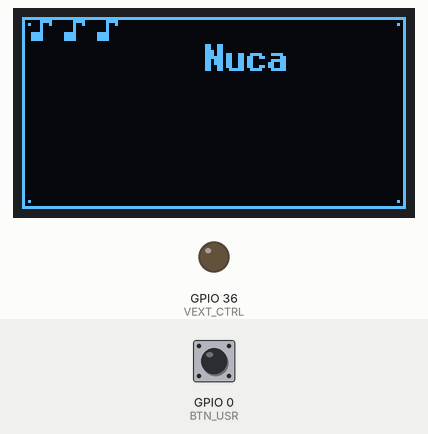
This sketch was run on a simulated ESP32-S3. On the bench: 128×64 one-colour display, output pins drawn as LEDs (lit = HIGH). Inputs (shaded band) come from the test bench; at power-on: GPIO 0 (BTN_USR) HIGH. What the sketch prints to the serial monitor is not drawn.

Above: at 1.02 s.
1.5 s: GPIO 0 (BTN_USR) pulled LOW for 0.15 s
At 1.94 s:
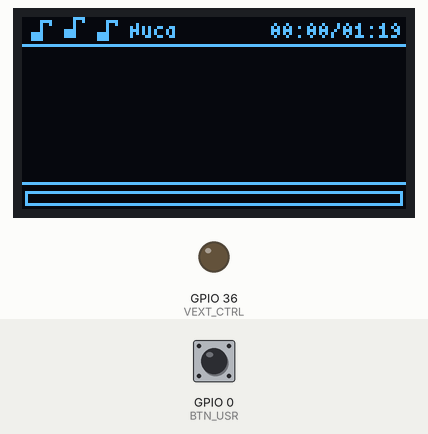
2.2 s: GPIO 0 (BTN_USR) pulled LOW for 1 s
At 2.41 s:
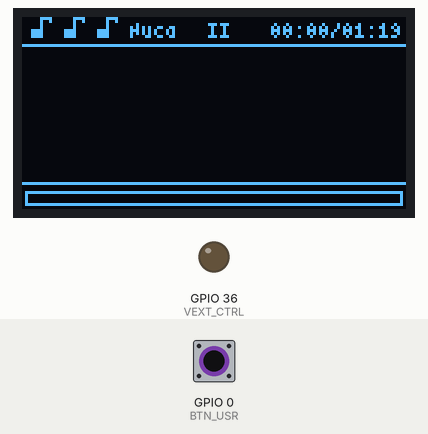
3.8 s: GPIO 0 (BTN_USR) pulled LOW for 0.15 s
At 4.24 s:
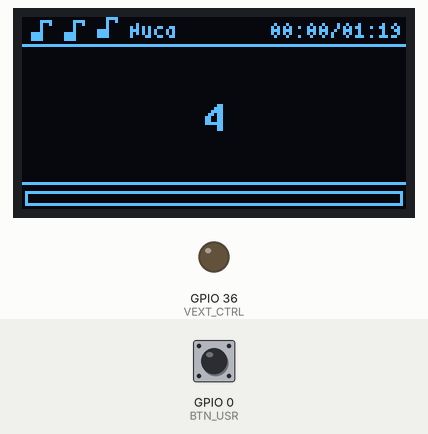
4.5 s: GPIO 0 (BTN_USR) pulled LOW for 1 s
At 5.92 s:
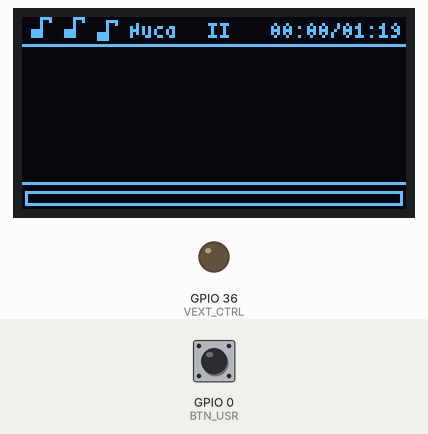
6.1 s: GPIO 0 (BTN_USR) pulled LOW for 3.2 s
At 9.87 s:
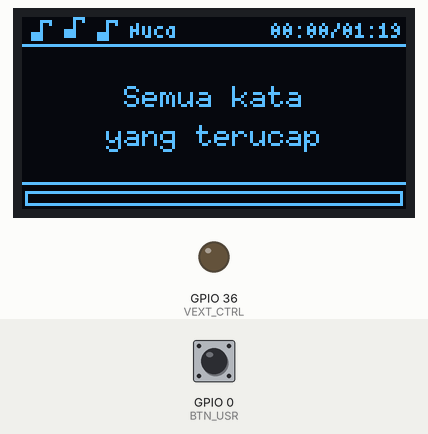
9.9 s: GPIO 0 (BTN_USR) pulled LOW for 0.15 s
At 10.08 s:
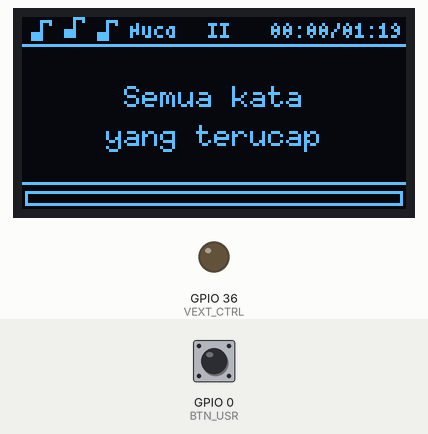
Timing chart, 0 to 11.6 s (numbered marks = the images above; inputs shaded):
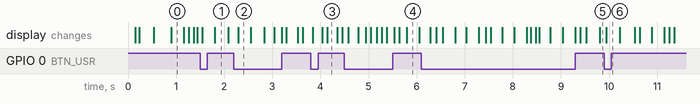

The sketch:

MasaIni_LyricsVideo.ino
```cpp
/*
 * ╔═══════════════════════════════════════════════════════════╗
 * ║  ♫  LYRICS VIDEO — Heltec WiFi-LoRa 32 V4  ♫           ║
 * ║  "Masa Ini, Masa Nanti dan Masa Indah Lainnya"           ║
 * ║  by Nuca                                                  ║
 * ║                                                           ║
 * ║  Display  : SSD1315 OLED 128×64px (I2C)                 ║
 * ║  MCU      : ESP32-S3R2 (Xtensa LX7 dual-core)           ║
 * ╚═══════════════════════════════════════════════════════════╝
 *
 * ─── LIBRARY REQUIRED ───────────────────────────────────────
 *   • U8g2 by olikraus  →  Install via Arduino Library Manager
 *
 * ─── HOW TO USE ─────────────────────────────────────────────
 *   1. Run MasaIni_Stamper.py, press T when the song starts and
 *      SPACE at each lyric line. It writes lyrics_timestamps.h
 *      (lyrics, timings and SONG_DURATION_MS) next to this sketch.
 *   2. Flash this sketch (it #includes that file automatically).
 *   3. Press BOOT and start the song at the same moment.
 *      If everything is consistently early/late, adjust
 *      SYNC_OFFSET_MS below.
 *
 * ─── CONTROLS ───────────────────────────────────────────────
 *   BOOT button (GPIO 0) :
 *     Intro/Waiting → Start playback
 *     Playing       → Pause
 *     Paused        → Resume
 *     Done          → Replay
 *
 * ─── LAYOUT (128×64 pixels) ─────────────────────────────────
 *   y  0– 9  header   : bouncing notes, "Nuca", pause indicator
 *   y 10–54  lyrics   : 1 large line, or 2 medium lines
 *   y 57–63  progress : bar with elapsed mm:ss
 */

#include <Arduino.h>
#include <U8g2lib.h>
#include <Wire.h>

// ═══════════════════════════════════════════════
//  BOARD PIN DEFINITIONS (Heltec WiFi-LoRa 32 V4)
// ═══════════════════════════════════════════════
#define OLED_SDA    17
#define OLED_SCL    18
#define OLED_RST    21
#define VEXT_CTRL   36   // External 3.3V rail – pull LOW to enable
#define BTN_USR      0   // BOOT button (active LOW)

// ═══════════════════════════════════════════════
//  DISPLAY OBJECT
//  SSD1315 is SSD1306-compatible.
//  "F" = full-frame buffer (1 KB SRAM) — smooth animation.
// ═══════════════════════════════════════════════
U8G2_SSD1306_128X64_NONAME_F_HW_I2C
  disp(U8G2_R0, OLED_RST, OLED_SCL, OLED_SDA);

// ═══════════════════════════════════════════════
//  LYRICS  (struct Lyric, SONG_DURATION_MS, lyrics[], NUM_LYRICS)
//  Generated by MasaIni_Stamper.py — re-run it and re-flash.
// ═══════════════════════════════════════════════
#include "lyrics_timestamps.h"

// Fine-tune sync: positive = lyrics appear later, negative = earlier.
// Use this instead of re-stamping when the whole song is slightly off.
#define SYNC_OFFSET_MS  (0L)

// Countdown length: time between pressing BOOT and the first lyric. Playback
// starts this many ms before the first lyric, so start the song at that
// position. The screen flashes a big countdown (5,4,3,2,1) until the lyric.
#define PRE_ROLL_MS  (5000UL)

// ═══════════════════════════════════════════════
//  STATE MACHINE
// ═══════════════════════════════════════════════
enum AppState { INTRO, WAITING, PLAYING, PAUSED, DONE };
AppState appState = INTRO;

unsigned long songStartMs  = 0;   // millis() when playback began
unsigned long pausedAtMs   = 0;   // millis() when paused
int           curIdx       = -1;  // currently displayed lyric index

// Start (or restart) playback so the first lyric appears PRE_ROLL_MS from now.
void beginPlayback() {
  unsigned long first = (NUM_LYRICS > 0) ? lyrics[0].startMs : 0;
  unsigned long skip  = (first > PRE_ROLL_MS) ? first - PRE_ROLL_MS : 0;
  songStartMs = millis() - skip;
  curIdx      = -1;
  appState    = PLAYING;
}

// ═══════════════════════════════════════════════
//  MUSIC NOTE ANIMATION
//  Three small notes bounce independently in the header strip.
// ═══════════════════════════════════════════════
struct MNote { int x; float y; float vy; };
MNote mnotes[3] = {
  {  3, 0.5f, 0.15f},
  { 14, 2.0f, -0.12f},
  { 25, 1.0f, 0.10f},
};
unsigned long lastNoteMs = 0;

// Draw a compact 5×8 music note at pixel (px, py)
void drawMNote(int px, int py) {
  // Notehead – 4×3 filled ellipse approximation
  disp.drawBox(px,     py + 5, 4, 2);
  disp.drawHLine(px,   py + 4, 4);
  // Stem
  disp.drawVLine(px + 3, py,   5);
  // Beam / flag
  disp.drawHLine(px + 3, py,   4);
  disp.drawPixel(px + 6, py + 1);
}

void updateNotes() {
  if (millis() - lastNoteMs < 80) return;
  lastNoteMs = millis();
  for (auto& n : mnotes) {
    n.y += n.vy;
    if (n.y < 0.0f || n.y > 2.0f) n.vy = -n.vy;   // sprite is 7px tall: stay above the y=9 divider
  }
}

// ═══════════════════════════════════════════════
//  HELPER: centre a string horizontally
// ═══════════════════════════════════════════════
void drawCentred(const char* s, int y) {
  int w = disp.getStrWidth(s);
  disp.drawStr((128 - w) / 2, y, s);
}

// ═══════════════════════════════════════════════
//  PROGRESS BAR  (bottom strip, y = 58..62)
//  Plain frame + fill. The clock lives in the header: text drawn
//  inside a 5px bar clashed with the fill and looked garbled.
// ═══════════════════════════════════════════════
// Progress is measured from the first lyric to the end of the song, so the
// bar and clock sit at zero when the lyrics begin (not at the pre-roll skip).
unsigned long progressBase() { return (NUM_LYRICS > 0) ? lyrics[0].startMs : 0; }

void drawProgressBar(unsigned long elapsed) {
  const int bx = 1, by = 58, bw = 126, bh = 5;
  disp.drawFrame(bx, by, bw, bh);

  unsigned long base  = progressBase();
  unsigned long span  = SONG_DURATION_MS - base;
  unsigned long done  = (elapsed > base) ? elapsed - base : 0;
  long fill = (span > 0) ? ((long)done * (bw - 2)) / (long)span : 0;
  if (fill < 0) fill = 0;
  if (fill > bw - 2) fill = bw - 2;
  if (fill > 0) disp.drawBox(bx + 1, by + 1, (int)fill, bh - 2);
}

// "MM:SS/MM:SS" right-aligned in the header (from first lyric)
void drawClock(unsigned long elapsed) {
  unsigned long base = progressBase();
  unsigned long e = ((elapsed > base) ? elapsed - base : 0) / 1000;
  unsigned long t = (SONG_DURATION_MS - base) / 1000;
  char buf[16];
  snprintf(buf, sizeof(buf), "%02lu:%02lu/%02lu:%02lu", e / 60, e % 60, t / 60, t % 60);
  disp.setFont(u8g2_font_4x6_tf);
  disp.drawStr(126 - disp.getStrWidth(buf), 7, buf);
}

// ═══════════════════════════════════════════════
//  FIND LYRIC INDEX for a given elapsed time
// ═══════════════════════════════════════════════
int findLyricIdx(unsigned long elapsed) {
  for (int i = NUM_LYRICS - 1; i >= 0; i--) {
    if (elapsed >= lyrics[i].startMs && elapsed < lyrics[i].endMs)
      return i;
  }
  return -1;
}

// ═══════════════════════════════════════════════
//  SCREEN: INTRO
// ═══════════════════════════════════════════════
unsigned long introStart = 0;

void drawIntro() {
  if (!introStart) introStart = millis();
  unsigned long t = millis() - introStart;

  disp.clearBuffer();

  // Animated music notes (top-left cluster)
  updateNotes();
  for (auto& n : mnotes) drawMNote(n.x, (int)n.y);

  // Outer + inner border with corner decorations
  disp.drawFrame(0, 0, 128, 64);
  disp.drawPixel(2, 2); disp.drawPixel(125, 2);
  disp.drawPixel(2, 61); disp.drawPixel(125, 61);

  // Artist label — slides in from the right
  if (t > 400) {
    disp.setFont(u8g2_font_7x13B_tf);
    int ox = (t < 900) ? (int)((900 - t) / 20) : 0;
    int nw = disp.getStrWidth("Nuca");
    disp.drawStr((128 - nw) / 2 + ox, 18, "Nuca");
  }

  // Decorative divider
  if (t > 700) {
    disp.drawHLine(20, 21, 88);
    disp.drawPixel(19, 22); disp.drawPixel(108, 22);
  }

  // Song title — staggered line appearance
  disp.setFont(u8g2_font_5x7_tf);
  if (t > 900)  drawCentred("Masa Ini, Masa Nanti", 32);
  if (t > 1200) drawCentred("dan Masa Indah", 40);
  if (t > 1500) drawCentred("Lainnya", 48);

  // Blinking "press to start" hint
  if (t > 2000 && (t / 400) % 2 == 0) {
    disp.setFont(u8g2_font_4x6_tf);
    drawCentred("[ Tekan BOOT ]", 61);
  }

  disp.sendBuffer();

  if (t > 6000) { appState = WAITING; introStart = 0; }
}

// ═══════════════════════════════════════════════
//  SCREEN: WAITING (sedia untuk mula)
// ═══════════════════════════════════════════════
void drawWaiting() {
  disp.clearBuffer();
  disp.drawFrame(0, 0, 128, 64);
  updateNotes();
  for (auto& n : mnotes) drawMNote(n.x, (int)n.y);

  disp.setFont(u8g2_font_6x10_tf);
  drawCentred("Sedia untuk", 25);
  drawCentred("mula?", 37);

  if ((millis() / 450) % 2 == 0) {
    disp.setFont(u8g2_font_5x7_tf);
    drawCentred("Tekan BOOT  >>", 54);
  }
  disp.sendBuffer();
}

// ═══════════════════════════════════════════════
//  SCREEN: PLAYING / PAUSED
// ═══════════════════════════════════════════════
void drawLyricsScreen(int idx, unsigned long elapsed, bool paused) {
  disp.clearBuffer();

  // ── Header bar ─────────────────────────────
  disp.setFont(u8g2_font_4x6_tf);
  // Bouncing notes in header
  updateNotes();
  for (auto& n : mnotes) drawMNote(n.x, (int)n.y);
  // "Nuca" label
  disp.drawStr(36, 7, "Nuca");
  // Pause indicator
  if (paused && (millis() / 350) % 2 == 0) {
    disp.drawStr(62, 7, "II");
  }
  disp.drawHLine(0, 9, 128);

  // ── Progress bar ───────────────────────────
  drawClock(elapsed);
  drawProgressBar(elapsed);
  disp.drawHLine(0, 55, 128);

  // ── Lyric zone  (y: 10–54, 44 pixels tall) ─
  if (idx >= 0 && idx < NUM_LYRICS) {
    const Lyric& ly = lyrics[idx];
    bool two = strlen(ly.line2) > 0;

    if (!two) {
      // ── Single line: large centred ──────────
      disp.setFont(u8g2_font_7x13B_tf);
      int lw = disp.getStrWidth(ly.line1);

      // If too wide, fall back to smaller font
      if (lw > 124) {
        disp.setFont(u8g2_font_6x10_tf);
        lw = disp.getStrWidth(ly.line1);
      }
      int lx = (128 - lw) / 2;
      if (lx < 2) lx = 2;
      disp.drawStr(lx, 37, ly.line1);

      // Animated underline that grows left→right during lyric
      unsigned long lyDur = ly.endMs - ly.startMs;
      unsigned long lyEl  = elapsed - ly.startMs;
      if (lyDur > 0) {
        int ulw = (int)((float)lyEl / lyDur * lw);
        if (ulw > 0) disp.drawHLine(lx, 39, ulw);
      }

    } else {
      // ── Two lines: medium font ──────────────
      disp.setFont(u8g2_font_6x10_tf);
      drawCentred(ly.line1, 30);
      drawCentred(ly.line2, 43);
    }

    // Small ♪ dot-pulse in bottom-right of lyric zone
    unsigned long lyDur = ly.endMs - ly.startMs;
    unsigned long lyEl  = elapsed - ly.startMs;
    int dots = (lyDur > 0) ? (int)((float)lyEl / lyDur * 3) : 0;
    disp.setFont(u8g2_font_4x6_tf);
    for (int d = 0; d < min(dots, 3); d++)
      disp.drawStr(116 + d * 4, 53, ".");

  } else {
    // ── No active lyric — find how long until the next one ──
    int nextIdx = -1;
    for (int i = 0; i < NUM_LYRICS; i++) {
      if (elapsed < lyrics[i].startMs) { nextIdx = i; break; }
    }

    if (nextIdx >= 0) {
      // Countdown before the next lyric: flash a large number, rounded up (5,4,3,2,1)
      unsigned long waitMs = lyrics[nextIdx].startMs - elapsed;
      disp.setFont(u8g2_font_7x13B_tf);
      if ((millis() / 250) % 2 == 0) {
        char buf[12];
        snprintf(buf, sizeof(buf), "%lu", (waitMs + 999) / 1000);
        drawCentred(buf, 38);
      }
    } else {
      // Between lyric lines (brief gap mid-song)
      if ((millis() / 600) % 2 == 0) {
        disp.setFont(u8g2_font_6x10_tf);
        drawCentred("~ ~ ~", 36);
      }
    }
  }

  disp.sendBuffer();
}

// ═══════════════════════════════════════════════
//  SCREEN: DONE
// ═══════════════════════════════════════════════
void drawDone() {
  disp.clearBuffer();
  disp.drawFrame(0, 0, 128, 64);
  disp.drawFrame(2, 2, 124, 60);
  updateNotes();
  for (auto& n : mnotes) drawMNote(n.x, (int)n.y);

  disp.setFont(u8g2_font_6x10_tf);
  drawCentred("Terima kasih", 24);
  drawCentred("kerana mendengar", 36);

  // Dancing notes decoration
  disp.setFont(u8g2_font_5x7_tf);
  if ((millis() / 500) % 2 == 0) {
    disp.drawStr(28, 48, "* * * * *");
  } else {
    disp.drawStr(20, 48, "  * * * *  ");
  }

  if ((millis() / 600) % 2 == 0) {
    disp.setFont(u8g2_font_4x6_tf);
    drawCentred("[ BOOT untuk ulang ]", 61);
  }
  disp.sendBuffer();
}

// ═══════════════════════════════════════════════
//  BUTTON HANDLER
// ═══════════════════════════════════════════════
bool          btnPrev    = HIGH;
unsigned long lastBtnMs  = 0;

void checkButton() {
  bool btnNow = digitalRead(BTN_USR);
  if (btnPrev == HIGH && btnNow == LOW && millis() - lastBtnMs > 40) {   // non-blocking debounce
    lastBtnMs = millis();
    switch (appState) {
      case INTRO:
      case WAITING:
        beginPlayback();
        break;
      case PLAYING:
        pausedAtMs  = millis();
        appState    = PAUSED;
        break;
      case PAUSED:
        songStartMs += millis() - pausedAtMs;  // compensate paused time
        appState     = PLAYING;
        break;
      case DONE:
        beginPlayback();
        break;
    }
  }
  btnPrev = btnNow;
}

// ═══════════════════════════════════════════════
//  SETUP
// ═══════════════════════════════════════════════
void setup() {
  Serial.begin(115200);

  // Enable external 3.3V rail (powers OLED on Heltec boards)
  pinMode(VEXT_CTRL, OUTPUT);
  digitalWrite(VEXT_CTRL, LOW);
  delay(150);

  // Button
  pinMode(BTN_USR, INPUT_PULLUP);

  // Start I2C and display
  Wire.begin(OLED_SDA, OLED_SCL);
  disp.begin();
  disp.setContrast(255);
  disp.clearBuffer();
  disp.sendBuffer();

  Serial.println("Lyrics Video — ready.");
}

// ═══════════════════════════════════════════════
//  MAIN LOOP
// ═══════════════════════════════════════════════
void loop() {
  checkButton();

  switch (appState) {

    case INTRO:
      drawIntro();
      break;

    case WAITING:
      drawWaiting();
      break;

    case PLAYING: {
      long          rel     = (long)(millis() - songStartMs) - SYNC_OFFSET_MS;
      unsigned long elapsed = rel < 0 ? 0 : (unsigned long)rel;

      // Auto-advance lyrics
      int newIdx = findLyricIdx(elapsed);
      if (newIdx != curIdx) {
        curIdx = newIdx;
      }

      drawLyricsScreen(curIdx, elapsed, false);

      if (elapsed >= SONG_DURATION_MS) appState = DONE;
      break;
    }

    case PAUSED:
      // Show the last frame frozen (elapsed stays at pausedAtMs)
      {
        long rel = (long)(pausedAtMs - songStartMs) - SYNC_OFFSET_MS;
        drawLyricsScreen(curIdx, rel < 0 ? 0 : (unsigned long)rel, true);
      }
      break;

    case DONE:
      drawDone();
      break;
  }
}

/*
 * ─── LYRIC TIMING ────────────────────────────────────────────
 * Lyrics live in MasaIni_Stamper.py (LYRICS list). Re-run it to
 * regenerate lyrics_timestamps.h; long lines are auto-split into
 * two balanced rows. Use SYNC_OFFSET_MS for global sync tweaks.
 *
 * ─── FONT CHEAT-SHEET ────────────────────────────────────────
 *  u8g2_font_7x13B_tf  → big bold  (~18 chars/line) ← default lyric
 *  u8g2_font_6x10_tf   → medium    (~21 chars/line) ← 2-line mode
 *  u8g2_font_5x7_tf    → small     (~25 chars/line) ← titles
 *  u8g2_font_4x6_tf    → tiny      (~32 chars/line) ← header/hints
 *
 * ─── CUSTOMISATION ───────────────────────────────────────────
 *  • CONTRAST    : Change disp.setContrast(255)  [0–255]
 *  • NOTE SPEED  : Change the < 80 threshold in updateNotes()
 *  • SYNC        : SYNC_OFFSET_MS (ms, + = lyrics later)
 * ─────────────────────────────────────────────────────────────
 */
```

lyrics_timestamps.h
```cpp
// ╔══════════════════════════════════════════════════════╗
// ║  Generated by MasaIni_Stamper.py                   ║
// ║  #included by MasaIni_LyricsVideo.ino              ║
// ╚══════════════════════════════════════════════════════╝

#pragma once

struct Lyric {
  const char* line1;        // first display row
  const char* line2;        // second row, empty for single-line
  unsigned long startMs;    // ms from song start
  unsigned long endMs;
};

#define SONG_DURATION_MS  (178573UL)

const Lyric lyrics[] = {
  {"Semua kata", "yang terucap", 99440UL, 102114UL},
  {"Semua tertuju", "padamu, oh", 102114UL, 110742UL},
  {"Semua arah", "yang ku tempuh", 110742UL, 113450UL},
  {"Semua tertuju", "padamu,", 113450UL, 119252UL},
  {"ho-oh-oh", "", 119252UL, 122132UL},
  {"Kau adalah", "semua jawaban", 122132UL, 127086UL},
  {"Dari doa yang", "kupanjatkan", 127086UL, 132754UL},
  {"Dengan hadirmu", "di hidupku", 132754UL, 137855UL},
  {"Sudah ku", "merasa cukup", 137855UL, 144607UL},
  {"Hati ini telah", "menetapkan", 144607UL, 150347UL},
  {"Engkau sosok yang", "'kan menemaniku", 150347UL, 156799UL},
  {"Di masa ini,", "", 156799UL, 158881UL},
  {"Di masa nanti,", "", 158881UL, 161221UL},
  {"dan masa", "indah lainnya", 161221UL, 167913UL},
  {"Di masa ini,", "", 167913UL, 170237UL},
  {"masa nanti", "", 170237UL, 172573UL},
  {"Dan masa", "indah lainnya", 172573UL, 176573UL},
};
const int NUM_LYRICS = sizeof(lyrics) / sizeof(Lyric);
```

Measured:
- after the input at 1.5 s, the display: first changes at once (image 1 shows a later state)
- after the input at 2.2 s, the display: changes after 0.09 s (image 2)
- after the input at 4.5 s, the display: first differs from a run without the input after 0.44 s (image 4 shows a later state)
- after the input at 9.9 s, the display: changes at once (image 6)
